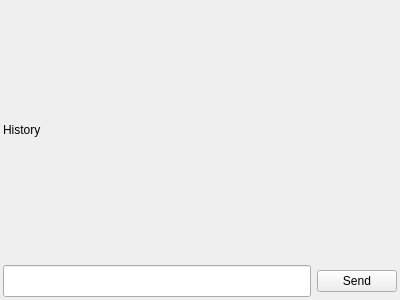
<?xml version="1.0" encoding="UTF-8"?>
<ui version="4.0">
 <class>QKxChatWindow</class>
 <widget class="QWidget" name="QKxChatWindow">
  <property name="geometry">
   <rect>
    <x>0</x>
    <y>0</y>
    <width>400</width>
    <height>300</height>
   </rect>
  </property>
  <property name="windowTitle">
   <string>Form</string>
  </property>
  <layout class="QVBoxLayout" name="verticalLayout_2">
   <property name="spacing">
    <number>6</number>
   </property>
   <property name="leftMargin">
    <number>3</number>
   </property>
   <property name="topMargin">
    <number>0</number>
   </property>
   <property name="rightMargin">
    <number>3</number>
   </property>
   <property name="bottomMargin">
    <number>3</number>
   </property>
   <item>
    <widget class="QLabel" name="label">
     <property name="text">
      <string>History</string>
     </property>
    </widget>
   </item>
   <item>
    <layout class="QVBoxLayout" name="vbox"/>
   </item>
   <item>
    <layout class="QHBoxLayout" name="horizontalLayout">
     <item>
      <widget class="QLineEdit" name="input">
       <property name="font">
        <font>
         <pointsize>15</pointsize>
        </font>
       </property>
      </widget>
     </item>
     <item>
      <widget class="QPushButton" name="btnSend">
       <property name="text">
        <string>Send</string>
       </property>
      </widget>
     </item>
    </layout>
   </item>
  </layout>
 </widget>
 <resources/>
 <connections/>
</ui>
